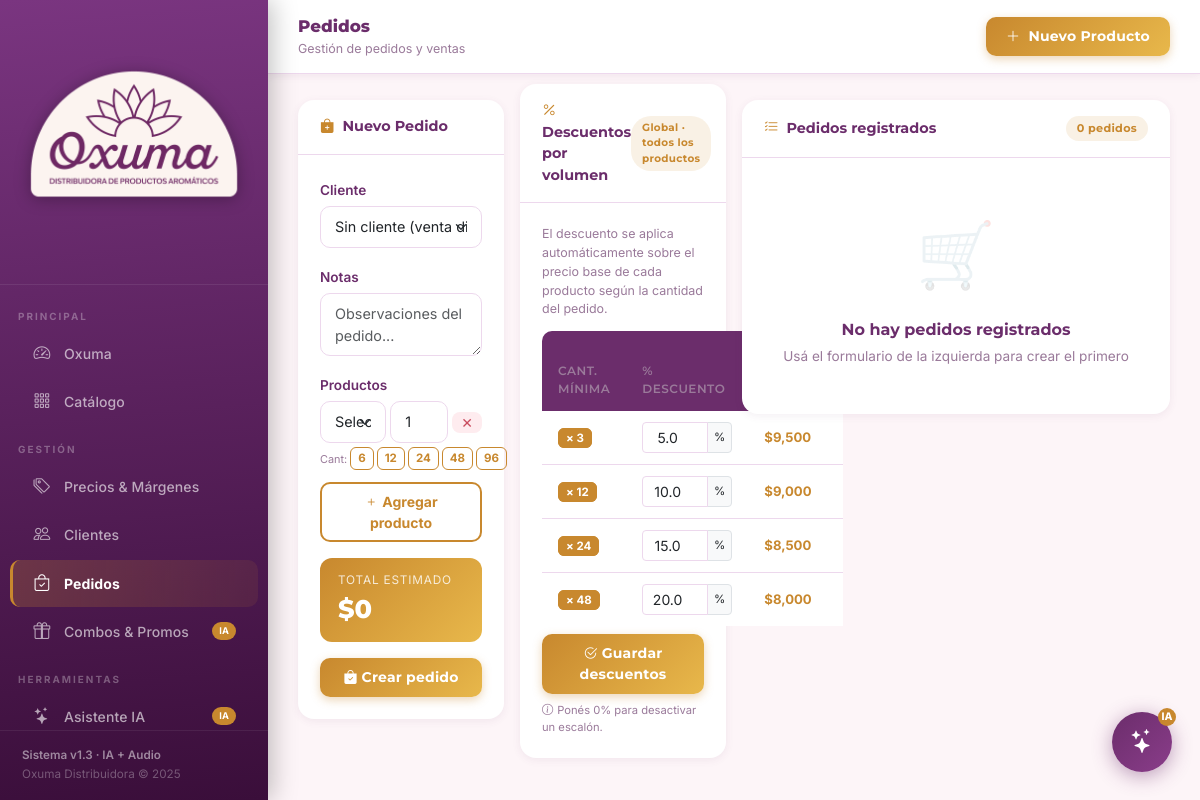
The app's page /pedidos with its own data.
### tables this page shows
CREATE TABLE precio_reglas (
        id INTEGER PRIMARY KEY AUTOINCREMENT,
        cantidad_minima INTEGER NOT NULL,
        descuento_pct REAL NOT NULL DEFAULT 0,
        etiqueta TEXT
    );

### app.py (the view)
@app.route("/pedidos")
def pedidos():
    lista = query("""
        SELECT p.*, c.nombre as cliente_nombre
        FROM pedidos p LEFT JOIN clientes c ON p.cliente_id=c.id
        ORDER BY p.id DESC
    """)
    clientes_list = query("SELECT * FROM clientes ORDER BY nombre")
    productos_list = query("SELECT * FROM productos WHERE activo=1 ORDER BY nombre")
    precio_reglas = query("SELECT * FROM precio_reglas ORDER BY cantidad_minima")
    return render_template("pedidos.html", pedidos=lista, clientes=clientes_list,
                           productos=productos_list, precio_reglas=precio_reglas)

### app.py (called while the page is built)
def get_db():
    conn = sqlite3.connect(DB)
    conn.row_factory = sqlite3.Row
    return conn

def query(sql, args=(), one=False):
    conn = get_db()
    cur = conn.execute(sql, args)
    rv = cur.fetchall()
    conn.close()
    return (rv[0] if rv else None) if one else rv

### templates/pedidos.html (shortened to what this page needs)
{% extends "base.html" %}
{% block page_title %}Pedidos{% endblock %}
{% block page_sub %}Gestión de pedidos y ventas{% endblock %}
{% block content %}
<div class="row g-3">
  <div class="col-md-3">
    <div class="card">
      <div class="card-header">
        <i class="bi bi-bag-plus-fill me-2" style="color:var(--accent)"></i>Nuevo Pedido
      </div>
      <div class="card-body">
        <form method="post" action="/pedido/nuevo" id="pedidoForm">
          <div class="mb-3">
            <label class="form-label">Cliente</label>
            <select name="cliente_id" class="form-select form-select-sm">
              <option value="">Sin cliente (venta directa)</option>
            </select>
          </div>
          <div class="mb-3">
            <label class="form-label">Notas</label>
            <textarea name="notas" class="form-control form-control-sm" rows="2" placeholder="Observaciones del pedido..."></textarea>
          </div>
          <div class="mb-2">
            <label class="form-label">Productos</label>
            <div id="items">
              <div class="item-row mb-2">
                <div class="d-flex gap-1 align-items-center">
                  <select name="producto_id[]" class="form-select form-select-sm flex-grow-1" onchange="updateTotal()">
                    <option value="">Seleccionar producto...</option>
                  </select>
                  <input type="number" name="cantidad[]" class="form-control form-control-sm"
                         style="width:58px" value="1" min="1" oninput="updateTotal(); syncPills(this)">
                  <button type="button" onclick="this.closest('.item-row').remove(); updateTotal()"
                          class="btn btn-sm" style="background:var(--danger-pale);color:var(--danger);border:none;border-radius:8px;padding:0 9px">✕</button>
                </div>
                <div class="qty-pills mt-1 ms-0">
                  <span style="font-size:.68rem;color:var(--text-muted)">Cant:</span>
                  <button type="button" class="qty-btn" onclick="setQty(this, 6)">6</button>
                  <button type="button" class="qty-btn" onclick="setQty(this, 12)">12</button>
                  <button type="button" class="qty-btn" onclick="setQty(this, 24)">24</button>
                  <button type="button" class="qty-btn" onclick="setQty(this, 48)">48</button>
                  <button type="button" class="qty-btn" onclick="setQty(this, 96)">96</button>
                </div>
              </div>
            </div>
            <button type="button" class="btn btn-oxuma-outline btn-sm w-100 mt-1" onclick="addItem()">
              <i class="bi bi-plus me-1"></i>Agregar producto
            </button>
          </div>
          <div class="total-box mt-3 mb-3">
            <div class="label">Total estimado</div>
            <div class="value" id="totalEstimado">$0</div>
          </div>
          <button type="submit" class="btn btn-oxuma w-100">
            <i class="bi bi-bag-check-fill me-1"></i>Crear pedido
          </button>
        </form>
      </div>
    </div>
  </div>
  <div class="col-md-3 mt-0">
    <div class="card">
      <div class="card-header d-flex align-items-center justify-content-between">
        <span><i class="bi bi-percent me-2" style="color:var(--accent)"></i>Descuentos por volumen</span>
        <span class="badge-cat" style="font-size:.65rem">Global · todos los productos</span>
      </div>
      <div class="card-body">
        <p style="font-size:.78rem;color:var(--text-muted);margin-bottom:12px">
          El descuento se aplica automáticamente sobre el precio base de cada producto según la cantidad del pedido.
        </p>
        <form id="reglasForm">
          <table class="table table-sm mb-2" style="font-size:.82rem">
            <thead>
              <tr>
                <th style="color:var(--text-muted);font-weight:600">Cant. mínima</th>
                <th style="color:var(--text-muted);font-weight:600">% descuento</th>
                <th style="color:var(--text-muted);font-weight:600">Ejemplo base $10.000</th>
              </tr>
            </thead>
            <tbody>
              {% for r in precio_reglas %}
              <tr>
                <td><span class="qty-btn active" style="cursor:default;pointer-events:none">× {{ r.cantidad_minima }}</span></td>
                <td>
                  <div class="input-group input-group-sm" style="width:90px">
                    <input type="number" name="regla_{{ r.id }}"
                           data-regla-id="{{ r.id }}"
                           value="{{ r.descuento_pct }}" min="0" max="99" step="0.5"
                           class="form-control form-control-sm text-center regla-input"
                           oninput="updateTotal(); actualizarEjemplo(this)">
                    <span class="input-group-text" style="font-size:.72rem;padding:2px 6px">%</span>
                  </div>
                </td>
                <td class="ejemplo-precio" style="color:var(--accent);font-weight:700">
                  ${{ "{:,.0f}".format(10000 * (1 - r.descuento_pct / 100)) }}
                </td>
              </tr>
              {% endfor %}
            </tbody>
          </table>
          <button type="button" id="btnGuardarReglas" onclick="guardarReglas()"
                  class="btn btn-oxuma btn-sm w-100">
            <i class="bi bi-check2-circle me-1"></i>Guardar descuentos
          </button>
        </form>
        <div class="mt-2" style="font-size:.7rem;color:var(--text-muted)">
          <i class="bi bi-info-circle me-1"></i>Ponés 0% para desactivar un escalón.
        </div>
      </div>
    </div>
  </div>
  <div class="col-md-6">
    <div class="card">
      <div class="card-header d-flex align-items-center justify-content-between">
        <span><i class="bi bi-list-check me-2" style="color:var(--accent)"></i>Pedidos registrados</span>
        <span class="badge-cat">{{ pedidos|length }} pedidos</span>
      </div>
      <div class="card-body p-0">
        {% if pedidos %}
        <table class="table table-hover mb-0">
          <thead>
            <tr>
              <th>#</th>
              <th>Cliente</th>
              <th>Fecha</th>
              <th class="text-end">Total</th>
              <th class="text-center">Estado</th>
              <th>Actualizar</th>
            </tr>
          </thead>
          <tbody>
            {% for p in pedidos %}
            <tr>
              <td style="color:var(--text-muted);font-size:.82rem;font-weight:600">#{{ p.id }}</td>
              <td>
                <span style="font-weight:700;color:var(--primary);font-size:.88rem">
                  {{ p.cliente_nombre or 'Venta directa' }}
                </span>
              </td>
              <td style="font-size:.82rem;color:var(--text-muted)">
                {{ p.fecha[:16].replace('T',' ') if p.fecha else '—' }}
              </td>
              <td class="text-end">
                <span class="precio">${{ "{:,.0f}".format(p.total) }}</span>
              </td>
              <td class="text-center">
                <span class="estado-pill estado-{{ p.estado }}">{{ p.estado }}</span>
              </td>
              <td>
                <form method="post" action="/pedido/estado/{{ p.id }}" class="d-flex gap-1">
                  <select name="estado" class="form-select form-select-sm" style="font-size:.75rem;width:115px;border-radius:8px">
                    <option {% if p.estado=='pendiente'  %}selected{% endif %}>pendiente</option>
                    <option {% if p.estado=='confirmado' %}selected{% endif %}>confirmado</option>
                    <option {% if p.estado=='entregado'  %}selected{% endif %}>entregado</option>
                    <option {% if p.estado=='cancelado'  %}selected{% endif %}>cancelado</option>
                  </select>
                  <button type="submit" class="save-btn">
                    <i class="bi bi-check2"></i>
                  </button>
                </form>
                <a href="/pedido/{{ p.id }}/boleta" target="_blank"
                   class="btn btn-sm mt-1 w-100"
                   style="background:linear-gradient(135deg,#7A3580,#3A0E3A);color:#fff;border-radius:8px;font-size:.75rem;font-weight:700;padding:5px 8px;text-align:center">
                  <i class="bi bi-receipt me-1"></i>Boleta
                </a>
              </td>
            </tr>
            {% endfor %}
          </tbody>
        </table>
        {% else %}
        <div class="text-center py-5" style="color:var(--text-muted)">
          <div style="font-size:4rem;opacity:.15">🛒</div>
          <div class="mt-3 fw-bold" style="color:var(--primary)">No hay pedidos registrados</div>
          <div class="mt-1" style="font-size:.85rem">Usá el formulario de la izquierda para crear el primero</div>
        </div>
        {% endif %}
      </div>
    </div>
  </div>
</div>
{% endblock %}

### templates/base.html (style rules this page uses)
:root { --primary: #6B2D6B; --primary-light: #8A3D8A; --accent: #C8882E; --accent-light: #E8B84B; --accent-pale: #FAF0F4; --success: #4E8B65; --success-pale: #E8F5EE; --warning: #E8A835; --warning-pale: #FEF6E4; --danger: #C94B5E; --danger-pale: #FEECEF; --bg: #FDF5F8; --bg-card: #FFFFFF; --text: #4A1A4A; --text-muted: #9A7A9A; --border: #EDD8ED; --sidebar-w: 268px; --card-radius: 16px; --shadow-sm: 0 2px 8px rgba(107,45,107,.08); --shadow-md: 0 4px 20px rgba(107,45,107,.13); --shadow-lg: 0 8px 32px rgba(107,45,107,.18); }
* { box-sizing: border-box; }
body { background: var(--bg); font-family: 'Inter', 'Segoe UI', sans-serif; margin: 0; color: var(--text); }
h1,h2,h3,h4,h5,h6, .fw-bold, .fw-semibold, .fw-800 { font-family: 'Montserrat', sans-serif; }
.card { border: none; border-radius: var(--card-radius); box-shadow: var(--shadow-sm); background: var(--bg-card); transition: box-shadow .2s, transform .2s; }
.card-header { background: transparent; border-bottom: 1px solid var(--border); font-family: 'Montserrat', sans-serif; font-weight: 700; color: var(--primary); padding: 16px 22px; font-size: .9rem; }
.card-body { padding: 22px; }
.badge-cat { padding: 4px 11px; border-radius: 20px; font-size: .7rem; font-weight: 700; background: rgba(200,136,46,.12); color: var(--accent); letter-spacing: .3px; }
.table { font-size: .875rem; }
.table thead th { background: var(--primary); color: rgba(255,255,255,.9); border: none; font-family: 'Montserrat', sans-serif; font-weight: 700; font-size: .75rem; letter-spacing: .5px; padding: 13px 16px; text-transform: uppercase; }
.table thead th:first-child { border-radius: 10px 0 0 0; }
.table thead th:last-child { border-radius: 0 10px 0 0; }
.table tbody tr { transition: background .12s; }
.table td { padding: 11px 16px; vertical-align: middle; border-color: var(--border); }
.table tbody tr:last-child td { border-bottom: none; }
.btn-oxuma { background: linear-gradient(135deg, var(--accent) 0%, var(--accent-light) 100%); border: none; color: #fff; border-radius: 10px; font-weight: 700; padding: 9px 20px; transition: all .2s; font-size: .875rem; font-family: 'Montserrat', sans-serif; letter-spacing: .2px; box-shadow: 0 3px 10px rgba(200,136,46,.35); }
.btn-oxuma-outline { background: transparent; border: 2px solid var(--accent); color: var(--accent); border-radius: 10px; font-weight: 700; padding: 7px 18px; transition: all .2s; font-size: .875rem; }
.form-control, .form-select { border-radius: 10px; border: 1.5px solid var(--border); font-size: .9rem; padding: 9px 14px; }
.form-label { font-weight: 600; font-size: .85rem; color: var(--primary); margin-bottom: 6px; }

### templates/pedidos.html (style rules this page uses)
.qty-btn { border: 1.5px solid var(--accent); background: transparent; color: var(--accent); border-radius: 6px; padding: 2px 7px; font-size: .72rem; font-weight: 700; cursor: pointer; transition: all .15s; white-space: nowrap; }
.qty-btn:hover, .qty-btn.active { background: var(--accent); color: #fff; }
.qty-pills { display: flex; gap: 3px; align-items: center; flex-wrap: nowrap; }
.total-box { background: linear-gradient(135deg, var(--accent) 0%, var(--accent-light) 100%); border-radius: 12px; padding: 14px 18px; color: #fff; }
.total-box .label { font-size:.74rem; opacity:.8; text-transform:uppercase; letter-spacing:.8px; }
.total-box .value { font-family:'Montserrat',sans-serif; font-weight:800; font-size:1.6rem; }

### records on screen
precio_reglas: cantidad_minima "3", descuento_pct "5.0", 10000*(1-r.descuento_pct/100) "9,500"
precio_reglas: cantidad_minima "12", descuento_pct "10.0", 10000*(1-r.descuento_pct/100) "9,000"
precio_reglas: cantidad_minima "24", descuento_pct "15.0", 10000*(1-r.descuento_pct/100) "8,500"
precio_reglas: cantidad_minima "48", descuento_pct "20.0", 10000*(1-r.descuento_pct/100) "8,000"

### other values on screen
{{ pedidos|length }} "0"
